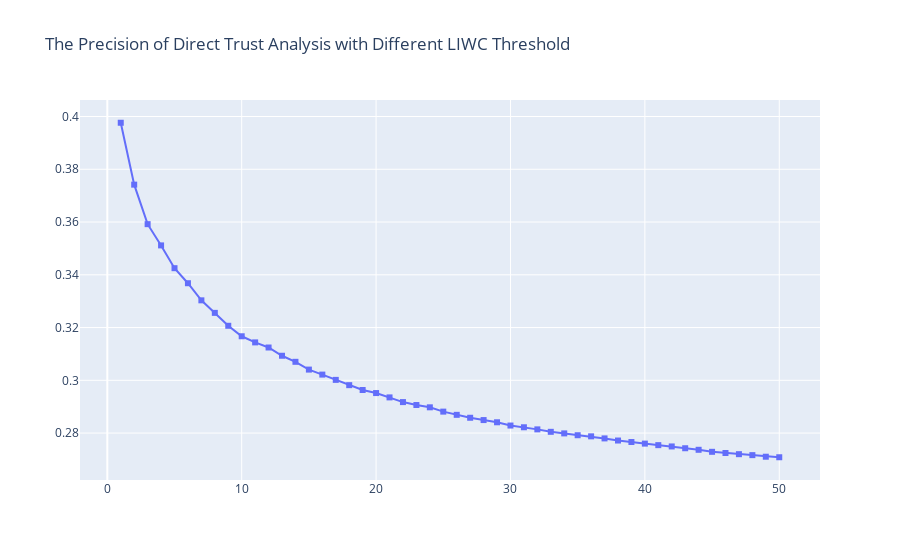
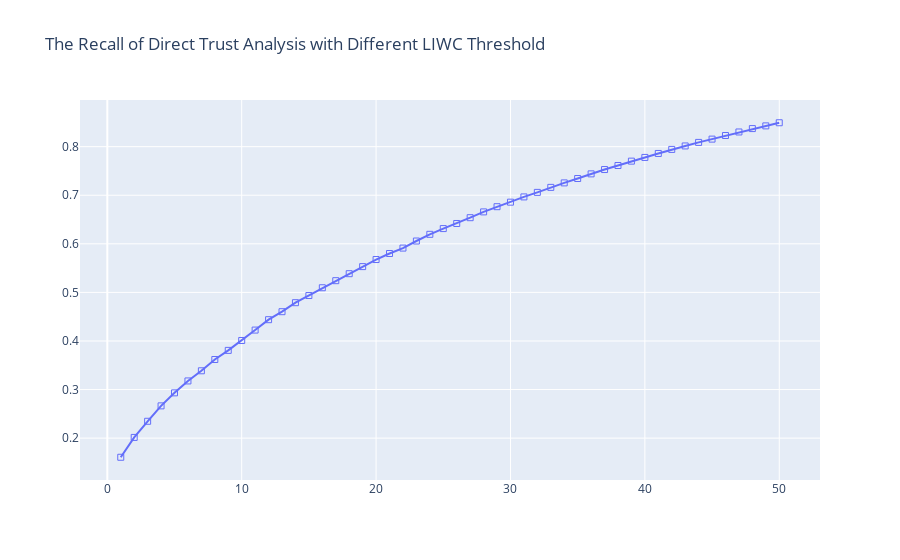
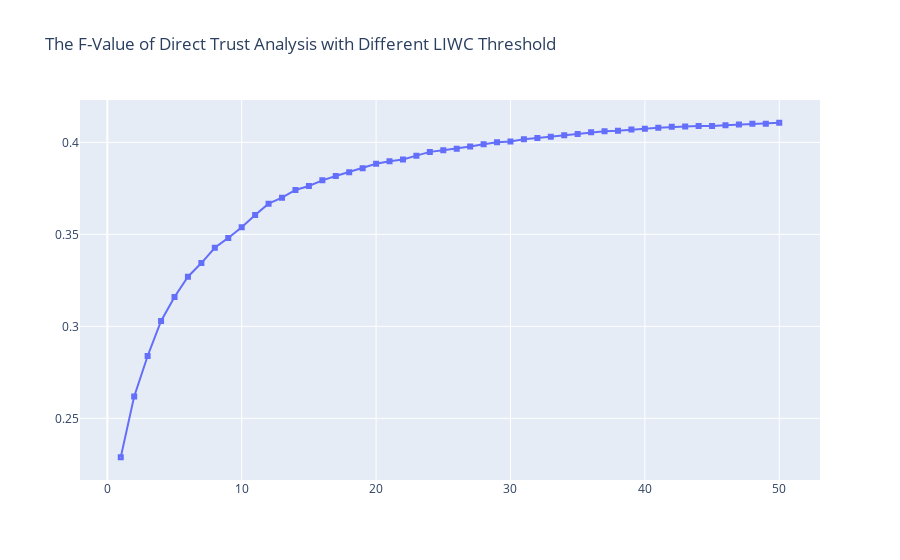

Notebook source saved alongside these figures, in order:
### Code cell
plot_different_threshold()

### Figure 1 — Plotly figure (JSON) as saved in the notebook; plotly's stock layout.template omitted (floating-point values rounded to 4 significant figures)
{"data": [{"marker": {"symbol": 1}, "mode": "lines+markers", "type": "scatter", "x": [1, 2, 3, 4, 5, 6, 7, 8, 9, 10, 11, 12, 13, 14, 15, 16, 17, 18, 19, 20, 21, 22, 23, 24, 25, 26, 27, 28, 29, 30, 31, 32, 33, 34, 35, 36, 37, 38, 39, 40, 41, 42, 43, 44, 45, 46, 47, 48, 49, 50], "y": [0.3976, 0.3742, 0.3592, 0.3511, 0.3425, 0.3368, 0.3303, 0.3256, 0.3207, 0.3167, 0.3144, 0.3124, 0.3093, 0.307, 0.3041, 0.3022, 0.3002, 0.2982, 0.2963, 0.2952, 0.2935, 0.2917, 0.2906, 0.2898, 0.2881, 0.2869, 0.2858, 0.2849, 0.2841, 0.2829, 0.2822, 0.2814, 0.2805, 0.2799, 0.2792, 0.2788, 0.278, 0.2772, 0.2766, 0.276, 0.2754, 0.2749, 0.2742, 0.2737, 0.2729, 0.2724, 0.272, 0.2716, 0.271, 0.2708]}], "layout": {"autosize": true, "title": {"text": "The Precision of Direct Trust Analysis with Different LIWC Threshold"}, "xaxis": {"autorange": true, "range": [-2.027, 53.03], "type": "linear"}, "yaxis": {"autorange": true, "range": [0.2615, 0.4069], "type": "linear"}}}

### Figure 2 — Plotly figure (JSON) as saved in the notebook; plotly's stock layout.template omitted (floating-point values rounded to 4 significant figures)
{"data": [{"marker": {"symbol": 101}, "mode": "lines+markers", "type": "scatter", "x": [1, 2, 3, 4, 5, 6, 7, 8, 9, 10, 11, 12, 13, 14, 15, 16, 17, 18, 19, 20, 21, 22, 23, 24, 25, 26, 27, 28, 29, 30, 31, 32, 33, 34, 35, 36, 37, 38, 39, 40, 41, 42, 43, 44, 45, 46, 47, 48, 49, 50], "y": [0.1607, 0.2015, 0.2347, 0.2664, 0.2932, 0.3177, 0.3386, 0.3618, 0.3806, 0.401, 0.4225, 0.4438, 0.4603, 0.4788, 0.4936, 0.5096, 0.5241, 0.5385, 0.5531, 0.5677, 0.5801, 0.5912, 0.6058, 0.6196, 0.6313, 0.6418, 0.6538, 0.6657, 0.6764, 0.6858, 0.6966, 0.7059, 0.7162, 0.7254, 0.7345, 0.744, 0.7529, 0.7612, 0.7702, 0.7778, 0.786, 0.7943, 0.8015, 0.8088, 0.8155, 0.823, 0.8302, 0.8372, 0.8428, 0.8492]}], "layout": {"autosize": true, "title": {"text": "The Recall of Direct Trust Analysis with Different LIWC Threshold"}, "xaxis": {"autorange": true, "range": [-2.027, 53.03], "type": "linear"}, "yaxis": {"autorange": true, "range": [0.1102, 0.8997], "type": "linear"}}}

### Figure 3 — Plotly figure (JSON) as saved in the notebook; plotly's stock layout.template omitted (floating-point values rounded to 4 significant figures)
{"data": [{"marker": {"symbol": 201}, "mode": "lines+markers", "type": "scatter", "x": [1, 2, 3, 4, 5, 6, 7, 8, 9, 10, 11, 12, 13, 14, 15, 16, 17, 18, 19, 20, 21, 22, 23, 24, 25, 26, 27, 28, 29, 30, 31, 32, 33, 34, 35, 36, 37, 38, 39, 40, 41, 42, 43, 44, 45, 46, 47, 48, 49, 50], "y": [0.2289, 0.2619, 0.2839, 0.303, 0.316, 0.327, 0.3344, 0.3427, 0.3481, 0.3539, 0.3605, 0.3667, 0.37, 0.3741, 0.3763, 0.3794, 0.3817, 0.3838, 0.3859, 0.3884, 0.3898, 0.3907, 0.3928, 0.3948, 0.3957, 0.3966, 0.3977, 0.3991, 0.4001, 0.4005, 0.4017, 0.4024, 0.4031, 0.4039, 0.4046, 0.4056, 0.406, 0.4064, 0.407, 0.4074, 0.4079, 0.4085, 0.4087, 0.4089, 0.4089, 0.4094, 0.4097, 0.4102, 0.4102, 0.4107]}], "layout": {"autosize": true, "title": {"text": "The F-Value of Direct Trust Analysis with Different LIWC Threshold"}, "xaxis": {"autorange": true, "range": [-2.027, 53.03], "type": "linear"}, "yaxis": {"autorange": true, "range": [0.2155, 0.424], "type": "linear"}}}
